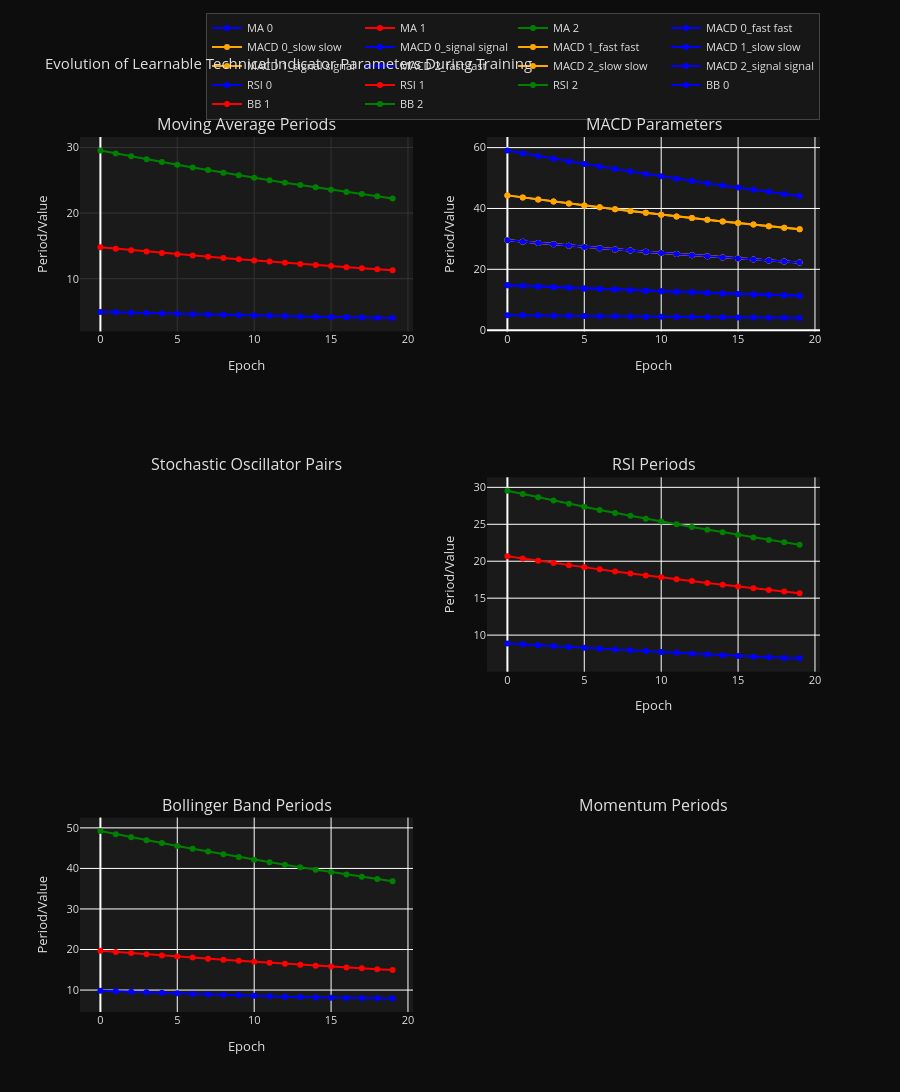

The notebook cell this image was saved under:
### Markdown cell above
# ============================================================================
# INDICATOR PARAMETER EVOLUTION ANALYSIS DURING TRAINING
# ============================================================================
Analysis of how learnable technical indicator parameters change over training epochs.

### Code cell
import pandas as pd
import plotly.graph_objects as go
from plotly.subplots import make_subplots
import numpy as np

# Load indicator parameter history
indicator_df = pd.read_csv('indicator_params_history.csv')

# Extract parameter columns (exclude change_ columns for now)
param_cols = [col for col in indicator_df.columns if not col.startswith('change_') and
              not col.startswith('log_') and col not in ['epoch', 'timestamp']]

# Create subplots for different indicator groups
fig = make_subplots(
    rows=3, cols=2,
    subplot_titles=('Moving Average Periods', 'MACD Parameters',
                   'Stochastic Oscillator Pairs', 'RSI Periods',
                   'Bollinger Band Periods', 'Momentum Periods'),
    specs=[[{'secondary_y': False}, {'secondary_y': False}],
           [{'secondary_y': False}, {'secondary_y': False}],
           [{'secondary_y': False}, {'secondary_y': False}]]
)

# Colors for different parameters within each group
colors = ['blue', 'red', 'green', 'orange', 'purple', 'brown']

# Moving Averages
ma_cols = [col for col in param_cols if 'ma_period' in col]
for i, col in enumerate(ma_cols):
    fig.add_trace(
        go.Scatter(x=indicator_df['epoch'], y=indicator_df[col],
                  mode='lines+markers', name=f'MA {i}',
                  line=dict(color=colors[i % len(colors)]),
                  showlegend=True),
        row=1, col=1
    )

# MACD Parameters
macd_cols = [col for col in param_cols if 'macd' in col]
macd_groups = {}
for col in macd_cols:
    parts = col.split('_')
    group = f"{parts[1]}_{parts[2]}"  # e.g., '0_fast'
    if group not in macd_groups:
        macd_groups[group] = []
    macd_groups[group].append(col)

for i, (group, cols) in enumerate(macd_groups.items()):
    for j, col in enumerate(cols):
        param_type = col.split('_')[-1]  # fast, slow, signal
        fig.add_trace(
            go.Scatter(x=indicator_df['epoch'], y=indicator_df[col],
                      mode='lines+markers', name=f'MACD {group} {param_type}',
                      line=dict(color=colors[(i*3 + j) % len(colors)], dash='dash' if j==1 else 'solid'),
                      showlegend=True),
            row=1, col=2
        )

# Stochastic Pairs
pair_cols = [col for col in param_cols if 'pair' in col]
pair_groups = {}
for col in pair_cols:
    parts = col.split('_')
    group = f"{parts[1]}_{parts[2]}"  # e.g., '0_short'
    if group not in pair_groups:
        pair_groups[group] = []
    pair_groups[group].append(col)

for i, (group, cols) in enumerate(pair_groups.items()):
    for j, col in enumerate(cols):
        param_type = col.split('_')[-1]  # short, long, sig
        fig.add_trace(
            go.Scatter(x=indicator_df['epoch'], y=indicator_df[col],
                      mode='lines+markers', name=f'Stoch {group} {param_type}',
                      line=dict(color=colors[(i*3 + j) % len(colors)], dash='dot' if j==2 else 'solid'),
                      showlegend=True),
            row=2, col=1
        )

# RSI Periods
rsi_cols = [col for col in param_cols if 'rsi_period' in col]
for i, col in enumerate(rsi_cols):
    fig.add_trace(
        go.Scatter(x=indicator_df['epoch'], y=indicator_df[col],
                  mode='lines+markers', name=f'RSI {i}',
                  line=dict(color=colors[i % len(colors)]),
                  showlegend=True),
        row=2, col=2
    )

# Bollinger Bands
bb_cols = [col for col in param_cols if 'bb_period' in col]
for i, col in enumerate(bb_cols):
    fig.add_trace(
        go.Scatter(x=indicator_df['epoch'], y=indicator_df[col],
                  mode='lines+markers', name=f'BB {i}',
                  line=dict(color=colors[i % len(colors)]),
                  showlegend=True),
        row=3, col=1
    )

# Momentum
momentum_cols = [col for col in param_cols if 'momentum_period' in col]
for i, col in enumerate(momentum_cols):
    fig.add_trace(
        go.Scatter(x=indicator_df['epoch'], y=indicator_df[col],
                  mode='lines+markers', name=f'Momentum {i}',
                  line=dict(color=colors[i % len(colors)]),
                  showlegend=True),
        row=3, col=2
    )

# Update layout with dark theme
fig.update_layout(
    height=1200,
    title_text="Evolution of Learnable Technical Indicator Parameters During Training",
    title_font_color='#e0e0e0',
    showlegend=True,
    plot_bgcolor='#1a1a1a',
    paper_bgcolor='#0d0d0d',
    font=dict(color='#e0e0e0', size=11),
    xaxis_showgrid=True,
    xaxis_gridwidth=1,
    xaxis_gridcolor='#333333',
    yaxis_showgrid=True,
    yaxis_gridwidth=1,
    yaxis_gridcolor='#333333',
    legend=dict(
        orientation="h",
        yanchor="bottom",
        y=1.02,
        xanchor="right",
        x=1,
        bgcolor='rgba(26, 26, 26, 0.8)',
        bordercolor='#444444',
        borderwidth=1
    )
)

# Update x-axes
for i in range(1, 4):
    for j in range(1, 3):
        fig.update_xaxes(title_text="Epoch", row=i, col=j)

# Update y-axes
fig.update_yaxes(title_text="Period/Value", row=1, col=1)
fig.update_yaxes(title_text="Period/Value", row=1, col=2)
fig.update_yaxes(title_text="Period/Value", row=2, col=1)
fig.update_yaxes(title_text="Period/Value", row=2, col=2)
fig.update_yaxes(title_text="Period/Value", row=3, col=1)
fig.update_yaxes(title_text="Period/Value", row=3, col=2)

# Plotly display: prefer notebook mime rendering; fall back to browser if nbformat is unavailable
# try:
#     import nbformat  # noqa: F401
# except Exception:
#     import plotly.io as pio
#     pio.renderers.default = 'browser'
fig.show()

# Summary statistics
print("📊 INDICATOR PARAMETER EVOLUTION SUMMARY")
print("="*50)
print(f"Training epochs: {len(indicator_df)}")
print(f"Parameters tracked: {len(param_cols)}")

# Calculate parameter stability (coefficient of variation)
param_stats = indicator_df[param_cols].describe()
cv = (indicator_df[param_cols].std() / indicator_df[param_cols].mean()).abs()
cv_sorted = cv.sort_values(ascending=False)

print("\n🔄 Most Variable Parameters (Coefficient of Variation):")
for param, var in cv_sorted.head(10).items():
    final_val = indicator_df[param].iloc[-1]
    initial_val = indicator_df[param].iloc[0]
    change_pct = ((final_val - initial_val) / initial_val) * 100
    print(f"{param}: CV={var:.3f}, Change={change_pct:.1f}%")

print("\n📈 Parameter Ranges During Training:")
for param in param_cols[:10]:  # Show first 10
    min_val = indicator_df[param].min()
    max_val = indicator_df[param].max()
    range_val = max_val - min_val
    print(f"{param}: Range={range_val:.3f} (Min={min_val:.3f}, Max={max_val:.3f})")

# Correlation with loss
loss_cols = [col for col in indicator_df.columns if col.startswith('log_val_')]
if loss_cols:
    correlations = {}
    for param in param_cols:
        corr_with_loss = indicator_df[param].corr(indicator_df[loss_cols[0]])
        correlations[param] = abs(corr_with_loss)

    corr_sorted = sorted(correlations.items(), key=lambda x: x[1], reverse=True)
    print("\n🔗 Parameters Most Correlated with Validation Loss:")
    for param, corr in corr_sorted[:10]:
        print(f"{param}: |Corr|={corr:.3f}")

### Figure 1 — Plotly figure (JSON) as saved in the notebook; plotly's stock layout.template omitted (floating-point values rounded to 4 significant figures)
{"data": [{"line": {"color": "blue"}, "mode": "lines+markers", "name": "MA 0", "showlegend": true, "type": "scatter", "x": [0, 1, 2, 3, 4, 5, 6, 7, 8, 9, 10, 11, 12, 13, 14, 15, 16, 17, 18, 19], "xaxis": "x", "y": [4.937, 4.875, 4.814, 4.755, 4.698, 4.642, 4.588, 4.536, 4.484, 4.435, 4.386, 4.339, 4.294, 4.249, 4.206, 4.164, 4.123, 4.084, 4.045, 4.008], "yaxis": "y"}, {"line": {"color": "red"}, "mode": "lines+markers", "name": "MA 1", "showlegend": true, "type": "scatter", "x": [0, 1, 2, 3, 4, 5, 6, 7, 8, 9, 10, 11, 12, 13, 14, 15, 16, 17, 18, 19], "xaxis": "x", "y": [14.78, 14.56, 14.35, 14.14, 13.93, 13.73, 13.53, 13.34, 13.15, 12.96, 12.78, 12.6, 12.42, 12.25, 12.08, 11.92, 11.75, 11.59, 11.44, 11.28], "yaxis": "y"}, {"line": {"color": "green"}, "mode": "lines+markers", "name": "MA 2", "showlegend": true, "type": "scatter", "x": [0, 1, 2, 3, 4, 5, 6, 7, 8, 9, 10, 11, 12, 13, 14, 15, 16, 17, 18, 19], "xaxis": "x", "y": [29.54, 29.09, 28.64, 28.21, 27.78, 27.36, 26.95, 26.54, 26.15, 25.76, 25.38, 25.0, 24.63, 24.27, 23.92, 23.57, 23.22, 22.89, 22.56, 22.24], "yaxis": "y"}, {"line": {"color": "blue", "dash": "solid"}, "mode": "lines+markers", "name": "MACD 0_fast fast", "showlegend": true, "type": "scatter", "x": [0, 1, 2, 3, 4, 5, 6, 7, 8, 9, 10, 11, 12, 13, 14, 15, 16, 17, 18, 19], "xaxis": "x2", "y": [14.78, 14.56, 14.35, 14.14, 13.93, 13.73, 13.53, 13.34, 13.15, 12.96, 12.78, 12.6, 12.42, 12.25, 12.08, 11.92, 11.75, 11.59, 11.44, 11.28], "yaxis": "y2"}, {"line": {"color": "orange", "dash": "solid"}, "mode": "lines+markers", "name": "MACD 0_slow slow", "showlegend": true, "type": "scatter", "x": [0, 1, 2, 3, 4, 5, 6, 7, 8, 9, 10, 11, 12, 13, 14, 15, 16, 17, 18, 19], "xaxis": "x2", "y": [29.54, 29.09, 28.64, 28.21, 27.78, 27.36, 26.95, 26.54, 26.15, 25.76, 25.38, 25.0, 24.63, 24.27, 23.92, 23.57, 23.22, 22.89, 22.56, 22.24], "yaxis": "y2"}, {"line": {"color": "blue", "dash": "solid"}, "mode": "lines+markers", "name": "MACD 0_signal signal", "showlegend": true, "type": "scatter", "x": [0, 1, 2, 3, 4, 5, 6, 7, 8, 9, 10, 11, 12, 13, 14, 15, 16, 17, 18, 19], "xaxis": "x2", "y": [4.937, 4.875, 4.814, 4.755, 4.698, 4.642, 4.588, 4.536, 4.484, 4.435, 4.386, 4.339, 4.294, 4.249, 4.206, 4.164, 4.123, 4.084, 4.045, 4.008], "yaxis": "y2"}, {"line": {"color": "orange", "dash": "solid"}, "mode": "lines+markers", "name": "MACD 1_fast fast", "showlegend": true, "type": "scatter", "x": [0, 1, 2, 3, 4, 5, 6, 7, 8, 9, 10, 11, 12, 13, 14, 15, 16, 17, 18, 19], "xaxis": "x2", "y": [44.3, 43.61, 42.94, 42.28, 41.63, 40.99, 40.36, 39.75, 39.15, 38.55, 37.97, 37.4, 36.84, 36.29, 35.74, 35.21, 34.69, 34.18, 33.67, 33.18], "yaxis": "y2"}, {"line": {"color": "blue", "dash": "solid"}, "mode": "lines+markers", "name": "MACD 1_slow slow", "showlegend": true, "type": "scatter", "x": [0, 1, 2, 3, 4, 5, 6, 7, 8, 9, 10, 11, 12, 13, 14, 15, 16, 17, 18, 19], "xaxis": "x2", "y": [59.06, 58.14, 57.24, 56.35, 55.48, 54.62, 53.78, 52.95, 52.14, 51.35, 50.56, 49.8, 49.04, 48.3, 47.57, 46.86, 46.15, 45.46, 44.79, 44.12], "yaxis": "y2"}, {"line": {"color": "orange", "dash": "solid"}, "mode": "lines+markers", "name": "MACD 1_signal signal", "showlegend": true, "type": "scatter", "x": [0, 1, 2, 3, 4, 5, 6, 7, 8, 9, 10, 11, 12, 13, 14, 15, 16, 17, 18, 19], "xaxis": "x2", "y": [29.54, 29.09, 28.64, 28.21, 27.78, 27.36, 26.95, 26.54, 26.15, 25.76, 25.38, 25.0, 24.63, 24.27, 23.92, 23.57, 23.22, 22.89, 22.56, 22.24], "yaxis": "y2"}, {"line": {"color": "blue", "dash": "solid"}, "mode": "lines+markers", "name": "MACD 2_fast fast", "showlegend": true, "type": "scatter", "x": [0, 1, 2, 3, 4, 5, 6, 7, 8, 9, 10, 11, 12, 13, 14, 15, 16, 17, 18, 19], "xaxis": "x2", "y": [29.54, 29.09, 28.64, 28.21, 27.78, 27.36, 26.95, 26.54, 26.15, 25.76, 25.38, 25.0, 24.63, 24.27, 23.92, 23.57, 23.22, 22.89, 22.56, 22.24], "yaxis": "y2"}, {"line": {"color": "orange", "dash": "solid"}, "mode": "lines+markers", "name": "MACD 2_slow slow", "showlegend": true, "type": "scatter", "x": [0, 1, 2, 3, 4, 5, 6, 7, 8, 9, 10, 11, 12, 13, 14, 15, 16, 17, 18, 19], "xaxis": "x2", "y": [44.3, 43.61, 42.94, 42.28, 41.63, 40.99, 40.36, 39.75, 39.15, 38.55, 37.97, 37.4, 36.84, 36.29, 35.74, 35.21, 34.69, 34.18, 33.67, 33.18], "yaxis": "y2"}, {"line": {"color": "blue", "dash": "solid"}, "mode": "lines+markers", "name": "MACD 2_signal signal", "showlegend": true, "type": "scatter", "x": [0, 1, 2, 3, 4, 5, 6, 7, 8, 9, 10, 11, 12, 13, 14, 15, 16, 17, 18, 19], "xaxis": "x2", "y": [14.78, 14.56, 14.35, 14.14, 13.93, 13.73, 13.53, 13.34, 13.15, 12.96, 12.78, 12.6, 12.42, 12.25, 12.08, 11.92, 11.75, 11.59, 11.44, 11.28], "yaxis": "y2"}, {"line": {"color": "blue"}, "mode": "lines+markers", "name": "RSI 0", "showlegend": true, "type": "scatter", "x": [0, 1, 2, 3, 4, 5, 6, 7, 8, 9, 10, 11, 12, 13, 14, 15, 16, 17, 18, 19], "xaxis": "x4", "y": [8.873, 8.749, 8.627, 8.508, 8.39, 8.276, 8.164, 8.054, 7.945, 7.836, 7.726, 7.609, 7.492, 7.372, 7.269, 7.163, 7.062, 7.003, 6.916, 6.867], "yaxis": "y4"}, {"line": {"color": "red"}, "mode": "lines+markers", "name": "RSI 1", "showlegend": true, "type": "scatter", "x": [0, 1, 2, 3, 4, 5, 6, 7, 8, 9, 10, 11, 12, 13, 14, 15, 16, 17, 18, 19], "xaxis": "x4", "y": [20.68, 20.37, 20.06, 19.76, 19.47, 19.18, 18.9, 18.62, 18.35, 18.08, 17.82, 17.56, 17.31, 17.06, 16.82, 16.58, 16.34, 16.11, 15.89, 15.67], "yaxis": "y4"}, {"line": {"color": "green"}, "mode": "lines+markers", "name": "RSI 2", "showlegend": true, "type": "scatter", "x": [0, 1, 2, 3, 4, 5, 6, 7, 8, 9, 10, 11, 12, 13, 14, 15, 16, 17, 18, 19], "xaxis": "x4", "y": [29.54, 29.09, 28.64, 28.21, 27.78, 27.36, 26.95, 26.54, 26.15, 25.76, 25.38, 25.0, 24.63, 24.27, 23.92, 23.57, 23.22, 22.89, 22.56, 22.24], "yaxis": "y4"}, {"line": {"color": "blue"}, "mode": "lines+markers", "name": "BB 0", "showlegend": true, "type": "scatter", "x": [0, 1, 2, 3, 4, 5, 6, 7, 8, 9, 10, 11, 12, 13, 14, 15, 16, 17, 18, 19], "xaxis": "x5", "y": [9.857, 9.717, 9.58, 9.445, 9.314, 9.185, 9.059, 8.935, 8.814, 8.696, 8.581, 8.483, 8.38, 8.285, 8.184, 8.109, 8.025, 7.992, 7.958, 7.913], "yaxis": "y5"}, {"line": {"color": "red"}, "mode": "lines+markers", "name": "BB 1", "showlegend": true, "type": "scatter", "x": [0, 1, 2, 3, 4, 5, 6, 7, 8, 9, 10, 11, 12, 13, 14, 15, 16, 17, 18, 19], "xaxis": "x5", "y": [19.7, 19.4, 19.11, 18.83, 18.55, 18.27, 18.0, 17.74, 17.48, 17.23, 16.98, 16.73, 16.49, 16.26, 16.03, 15.8, 15.58, 15.36, 15.15, 14.94], "yaxis": "y5"}, {"line": {"color": "green"}, "mode": "lines+markers", "name": "BB 2", "showlegend": true, "type": "scatter", "x": [0, 1, 2, 3, 4, 5, 6, 7, 8, 9, 10, 11, 12, 13, 14, 15, 16, 17, 18, 19], "xaxis": "x5", "y": [49.22, 48.46, 47.71, 46.97, 46.25, 45.53, 44.84, 44.15, 43.48, 42.82, 42.17, 41.53, 40.91, 40.29, 39.69, 39.09, 38.51, 37.94, 37.38, 36.83], "yaxis": "y5"}], "layout": {"annotations": [{"font": {"size": 16}, "showarrow": false, "text": "Moving Average Periods", "x": 0.225, "xanchor": "center", "xref": "paper", "y": 1, "yanchor": "bottom", "yref": "paper"}, {"font": {"size": 16}, "showarrow": false, "text": "MACD Parameters", "x": 0.775, "xanchor": "center", "xref": "paper", "y": 1, "yanchor": "bottom", "yref": "paper"}, {"font": {"size": 16}, "showarrow": false, "text": "Stochastic Oscillator Pairs", "x": 0.225, "xanchor": "center", "xref": "paper", "y": 0.6111, "yanchor": "bottom", "yref": "paper"}, {"font": {"size": 16}, "showarrow": false, "text": "RSI Periods", "x": 0.775, "xanchor": "center", "xref": "paper", "y": 0.6111, "yanchor": "bottom", "yref": "paper"}, {"font": {"size": 16}, "showarrow": false, "text": "Bollinger Band Periods", "x": 0.225, "xanchor": "center", "xref": "paper", "y": 0.2222, "yanchor": "bottom", "yref": "paper"}, {"font": {"size": 16}, "showarrow": false, "text": "Momentum Periods", "x": 0.775, "xanchor": "center", "xref": "paper", "y": 0.2222, "yanchor": "bottom", "yref": "paper"}], "font": {"color": "#e0e0e0", "size": 11}, "height": 1200, "legend": {"bgcolor": "rgba(26, 26, 26, 0.8)", "bordercolor": "#444444", "borderwidth": 1, "orientation": "h", "x": 1, "xanchor": "right", "y": 1.02, "yanchor": "bottom"}, "paper_bgcolor": "#0d0d0d", "plot_bgcolor": "#1a1a1a", "showlegend": true, "title": {"font": {"color": "#e0e0e0"}, "text": "Evolution of Learnable Technical Indicator Parameters During Training"}, "xaxis": {"anchor": "y", "domain": [0, 0.45], "gridcolor": "#333333", "gridwidth": 1, "showgrid": true, "title": {"text": "Epoch"}}, "xaxis2": {"anchor": "y2", "domain": [0.55, 1], "title": {"text": "Epoch"}}, "xaxis3": {"anchor": "y3", "domain": [0, 0.45], "title": {"text": "Epoch"}}, "xaxis4": {"anchor": "y4", "domain": [0.55, 1], "title": {"text": "Epoch"}}, "xaxis5": {"anchor": "y5", "domain": [0, 0.45], "title": {"text": "Epoch"}}, "xaxis6": {"anchor": "y6", "domain": [0.55, 1], "title": {"text": "Epoch"}}, "yaxis": {"anchor": "x", "domain": [0.7778, 1], "gridcolor": "#333333", "gridwidth": 1, "showgrid": true, "title": {"text": "Period/Value"}}, "yaxis2": {"anchor": "x2", "domain": [0.7778, 1], "title": {"text": "Period/Value"}}, "yaxis3": {"anchor": "x3", "domain": [0.3889, 0.6111], "title": {"text": "Period/Value"}}, "yaxis4": {"anchor": "x4", "domain": [0.3889, 0.6111], "title": {"text": "Period/Value"}}, "yaxis5": {"anchor": "x5", "domain": [0, 0.2222], "title": {"text": "Period/Value"}}, "yaxis6": {"anchor": "x6", "domain": [0, 0.2222], "title": {"text": "Period/Value"}}}}
